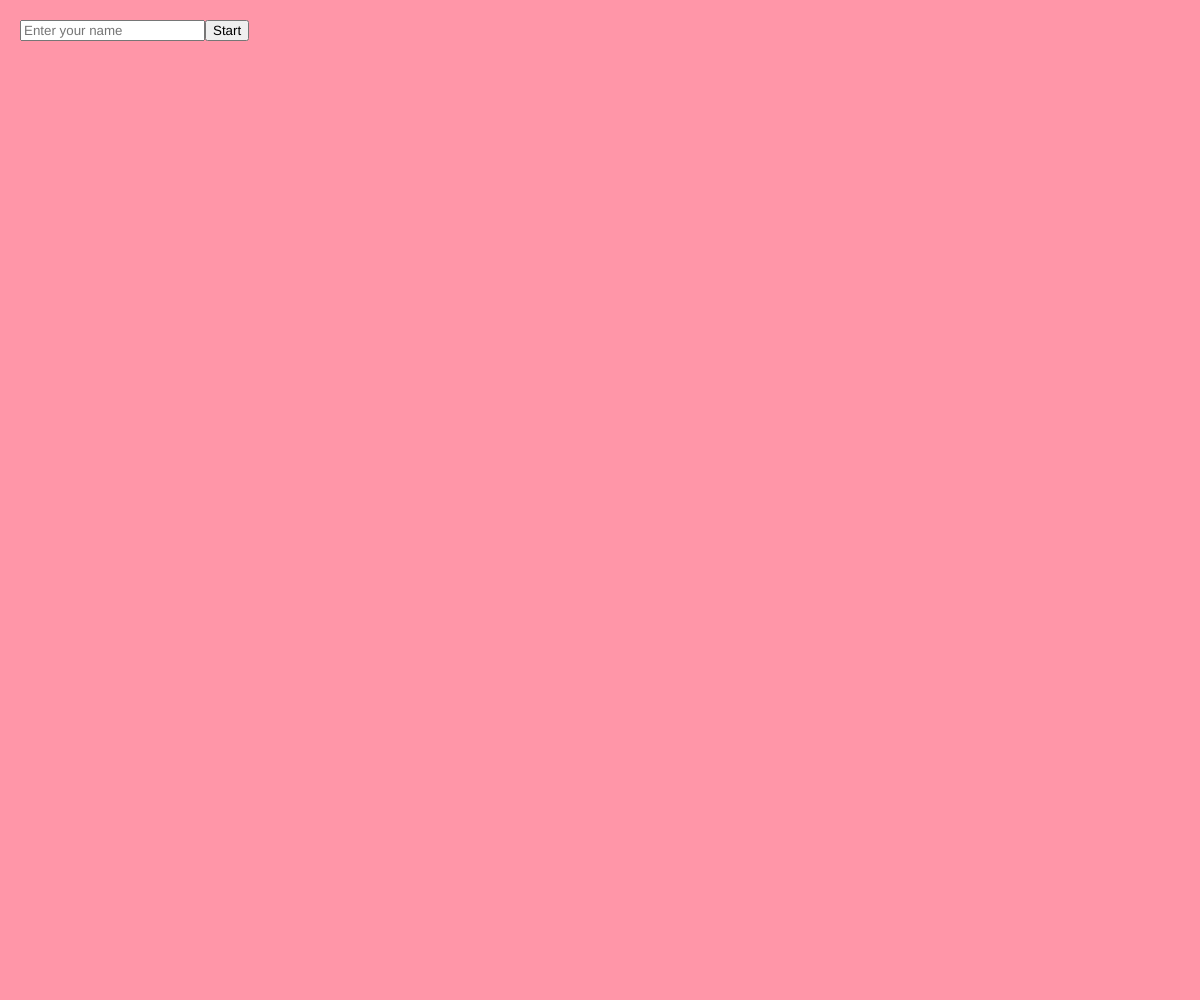
Frame 1 (no input)
Frame 60 (no input): identical to frame 1, image omitted
Frame 120 (the mouse pressed at the canvas centre since frame 60): identical to frame 1, image omitted

The p5.js sketch that drew this single still picture (run headless with seeded random() and noise() and a simulated clock; from frame 60 on, the mouse is pressed at the canvas centre):

// p5.js sketch
// ── sketch.js
let field;
let t = "";
let x, y;
let but1;
let xSpeed, ySpeed;

function setup() {
  createCanvas(windowWidth, windowHeight);
  x = random(width);
  y = random(height);
  xSpeed = random(5, 10);
  ySpeed = random(5, 10);

  //box to input name
  let input = createInput();
  input.position(20, 20);
  input.attribute("placeholder", "Enter your name");
  
  //create button
  but1 = createButton("Start");
  but1.position(input.x + input.width, 20);
  but1.mousePressed(startbounce);
}

 //name bounce randomly on the screen
function startbounce() {
  t = select("input").value();
  select("input").remove();
  select("button").remove();
  loop();
}

function draw() {
    background(255, 150, 168);
;

  if (t !== "") {
    textSize(32);
    fill(0);
    text(t, x, y);

    x += xSpeed;
    y += ySpeed;

    if (x > width || x < 0) {
      xSpeed *= -1;
    }

    if (y > height || y < 0) {
      ySpeed *= -1;
    }
  }

}
